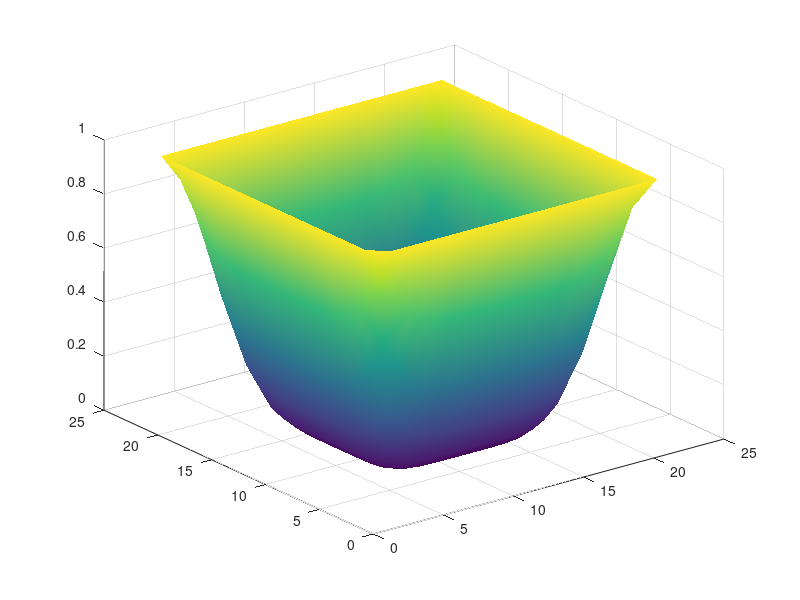

Reproduce this figure in MATLAB. (Note: this script raises an error after producing the figure.)
% Auto-generated MATLAB script
field = [ ...
    1.00000000E+00   1.00000000E+00   1.00000000E+00   1.00000000E+00   1.00000000E+00   1.00000000E+00   1.00000000E+00   1.00000000E+00   1.00000000E+00   1.00000000E+00   1.00000000E+00   1.00000000E+00   1.00000000E+00   1.00000000E+00   1.00000000E+00   1.00000000E+00   1.00000000E+00   1.00000000E+00   1.00000000E+00   1.00000000E+00   1.00000000E+00; ...
    1.00000000E+00   8.88969421E-01   7.96443939E-01   7.30354309E-01   6.92588806E-01   6.73706055E-01   6.66625023E-01   6.64264679E-01   6.63740158E-01   6.63635254E-01   6.63625717E-01   6.63635254E-01   6.63740158E-01   6.64264679E-01   6.66625023E-01   6.73706055E-01   6.92588806E-01   7.30354309E-01   7.96443939E-01   8.88969421E-01   1.00000000E+00; ...
    1.00000000E+00   7.96443939E-01   6.24610901E-01   5.05649567E-01   4.34839249E-01   4.01794434E-01   3.88419151E-01   3.84485245E-01   3.83488655E-01   3.83331299E-01   3.83312225E-01   3.83331299E-01   3.83488655E-01   3.84485245E-01   3.88419151E-01   4.01794434E-01   4.34839249E-01   5.05649567E-01   6.24610901E-01   7.96443939E-01   1.00000000E+00; ...
    1.00000000E+00   7.30354309E-01   5.05649567E-01   3.47034454E-01   2.56397247E-01   2.12337494E-01   1.95815086E-01   1.90622330E-01   1.89468384E-01   1.89268112E-01   1.89249039E-01   1.89268112E-01   1.89468384E-01   1.90622330E-01   1.95815086E-01   2.12337494E-01   2.56397247E-01   3.47034454E-01   5.05649567E-01   7.30354309E-01   1.00000000E+00; ...
    1.00000000E+00   6.92588806E-01   4.34839249E-01   2.56397247E-01   1.52542114E-01   1.04076385E-01   8.53509903E-02   7.98435211E-02   7.85751343E-02   7.83748627E-02   7.83557892E-02   7.83748627E-02   7.85751343E-02   7.98435211E-02   8.53509903E-02   1.04076385E-01   1.52542114E-01   2.56397247E-01   4.34839249E-01   6.92588806E-01   1.00000000E+00; ...
    1.00000000E+00   6.73706055E-01   4.01794434E-01   2.12337494E-01   1.04076385E-01   5.29670715E-02   3.38010788E-02   2.80933380E-02   2.68249512E-02   2.66246796E-02   2.66056061E-02   2.66246796E-02   2.68249512E-02   2.80933380E-02   3.38010788E-02   5.29670715E-02   1.04076385E-01   2.12337494E-01   4.01794434E-01   6.73706055E-01   1.00000000E+00; ...
    1.00000000E+00   6.66625023E-01   3.88419151E-01   1.95815086E-01   8.53509903E-02   3.38010788E-02   1.43947601E-02   8.68701935E-03   7.41863251E-03   7.21836090E-03   7.19928741E-03   7.21836090E-03   7.41863251E-03   8.68701935E-03   1.43947601E-02   3.38010788E-02   8.53509903E-02   1.95815086E-01   3.88419151E-01   6.66625023E-01   1.00000000E+00; ...
    1.00000000E+00   6.64264679E-01   3.84485245E-01   1.90622330E-01   7.98435211E-02   2.80933380E-02   8.68701935E-03   2.97927856E-03   1.71089172E-03   1.51062012E-03   1.49154663E-03   1.51062012E-03   1.71089172E-03   2.97927856E-03   8.68701935E-03   2.80933380E-02   7.98435211E-02   1.90622330E-01   3.84485245E-01   6.64264679E-01   1.00000000E+00; ...
    1.00000000E+00   6.63740158E-01   3.83488655E-01   1.89468384E-01   7.85751343E-02   2.68249512E-02   7.41863251E-03   1.71089172E-03   4.42504883E-04   2.42233276E-04   2.23159790E-04   2.42233276E-04   4.42504883E-04   1.71089172E-03   7.41863251E-03   2.68249512E-02   7.85751343E-02   1.89468384E-01   3.83488655E-01   6.63740158E-01   1.00000000E+00; ...
    1.00000000E+00   6.63635254E-01   3.83331299E-01   1.89268112E-01   7.83748627E-02   2.66246796E-02   7.21836090E-03   1.51062012E-03   2.42233276E-04   4.19616699E-05   2.28881836E-05   4.19616699E-05   2.42233276E-04   1.51062012E-03   7.21836090E-03   2.66246796E-02   7.83748627E-02   1.89268112E-01   3.83331299E-01   6.63635254E-01   1.00000000E+00; ...
    1.00000000E+00   6.63625717E-01   3.83312225E-01   1.89249039E-01   7.83557892E-02   2.66056061E-02   7.19928741E-03   1.49154663E-03   2.23159790E-04   2.28881836E-05   3.81469727E-06   2.28881836E-05   2.23159790E-04   1.49154663E-03   7.19928741E-03   2.66056061E-02   7.83557892E-02   1.89249039E-01   3.83312225E-01   6.63625717E-01   1.00000000E+00; ...
    1.00000000E+00   6.63635254E-01   3.83331299E-01   1.89268112E-01   7.83748627E-02   2.66246796E-02   7.21836090E-03   1.51062012E-03   2.42233276E-04   4.19616699E-05   2.28881836E-05   4.19616699E-05   2.42233276E-04   1.51062012E-03   7.21836090E-03   2.66246796E-02   7.83748627E-02   1.89268112E-01   3.83331299E-01   6.63635254E-01   1.00000000E+00; ...
    1.00000000E+00   6.63740158E-01   3.83488655E-01   1.89468384E-01   7.85751343E-02   2.68249512E-02   7.41863251E-03   1.71089172E-03   4.42504883E-04   2.42233276E-04   2.23159790E-04   2.42233276E-04   4.42504883E-04   1.71089172E-03   7.41863251E-03   2.68249512E-02   7.85751343E-02   1.89468384E-01   3.83488655E-01   6.63740158E-01   1.00000000E+00; ...
    1.00000000E+00   6.64264679E-01   3.84485245E-01   1.90622330E-01   7.98435211E-02   2.80933380E-02   8.68701935E-03   2.97927856E-03   1.71089172E-03   1.51062012E-03   1.49154663E-03   1.51062012E-03   1.71089172E-03   2.97927856E-03   8.68701935E-03   2.80933380E-02   7.98435211E-02   1.90622330E-01   3.84485245E-01   6.64264679E-01   1.00000000E+00; ...
    1.00000000E+00   6.66625023E-01   3.88419151E-01   1.95815086E-01   8.53509903E-02   3.38010788E-02   1.43947601E-02   8.68701935E-03   7.41863251E-03   7.21836090E-03   7.19928741E-03   7.21836090E-03   7.41863251E-03   8.68701935E-03   1.43947601E-02   3.38010788E-02   8.53509903E-02   1.95815086E-01   3.88419151E-01   6.66625023E-01   1.00000000E+00; ...
    1.00000000E+00   6.73706055E-01   4.01794434E-01   2.12337494E-01   1.04076385E-01   5.29670715E-02   3.38010788E-02   2.80933380E-02   2.68249512E-02   2.66246796E-02   2.66056061E-02   2.66246796E-02   2.68249512E-02   2.80933380E-02   3.38010788E-02   5.29670715E-02   1.04076385E-01   2.12337494E-01   4.01794434E-01   6.73706055E-01   1.00000000E+00; ...
    1.00000000E+00   6.92588806E-01   4.34839249E-01   2.56397247E-01   1.52542114E-01   1.04076385E-01   8.53509903E-02   7.98435211E-02   7.85751343E-02   7.83748627E-02   7.83557892E-02   7.83748627E-02   7.85751343E-02   7.98435211E-02   8.53509903E-02   1.04076385E-01   1.52542114E-01   2.56397247E-01   4.34839249E-01   6.92588806E-01   1.00000000E+00; ...
    1.00000000E+00   7.30354309E-01   5.05649567E-01   3.47034454E-01   2.56397247E-01   2.12337494E-01   1.95815086E-01   1.90622330E-01   1.89468384E-01   1.89268112E-01   1.89249039E-01   1.89268112E-01   1.89468384E-01   1.90622330E-01   1.95815086E-01   2.12337494E-01   2.56397247E-01   3.47034454E-01   5.05649567E-01   7.30354309E-01   1.00000000E+00; ...
    1.00000000E+00   7.96443939E-01   6.24610901E-01   5.05649567E-01   4.34839249E-01   4.01794434E-01   3.88419151E-01   3.84485245E-01   3.83488655E-01   3.83331299E-01   3.83312225E-01   3.83331299E-01   3.83488655E-01   3.84485245E-01   3.88419151E-01   4.01794434E-01   4.34839249E-01   5.05649567E-01   6.24610901E-01   7.96443939E-01   1.00000000E+00; ...
    1.00000000E+00   8.88969421E-01   7.96443939E-01   7.30354309E-01   6.92588806E-01   6.73706055E-01   6.66625023E-01   6.64264679E-01   6.63740158E-01   6.63635254E-01   6.63625717E-01   6.63635254E-01   6.63740158E-01   6.64264679E-01   6.66625023E-01   6.73706055E-01   6.92588806E-01   7.30354309E-01   7.96443939E-01   8.88969421E-01   1.00000000E+00; ...
    1.00000000E+00   1.00000000E+00   1.00000000E+00   1.00000000E+00   1.00000000E+00   1.00000000E+00   1.00000000E+00   1.00000000E+00   1.00000000E+00   1.00000000E+00   1.00000000E+00   1.00000000E+00   1.00000000E+00   1.00000000E+00   1.00000000E+00   1.00000000E+00   1.00000000E+00   1.00000000E+00   1.00000000E+00   1.00000000E+00   1.00000000E+00 ];

% Surface plot (auto-generated)
[ny, nx] = size(field);
[X, Y] = meshgrid(1:nx, 1:ny);
fig = figure('Color','w');
ax = axes('Parent', fig);
h = surf(ax, X, Y, field);
shading(ax, 'interp');
colormap(ax, parula);
cb = colorbar(ax);
cb.Label.String = 'field value';
grid(ax, 'on');
box(ax, 'on');
axis(ax, 'tight');
view(ax, 45, 30);
xlabel(ax, 'i (x index)');
ylabel(ax, 'j (y index)');
zlabel(ax, 'field');
title(ax, sprintf('field (%d x %d)', ny, nx));
set(ax, 'FontSize', 12, 'LineWidth', 1);
set(h, 'EdgeColor', 'k');
drawnow;
